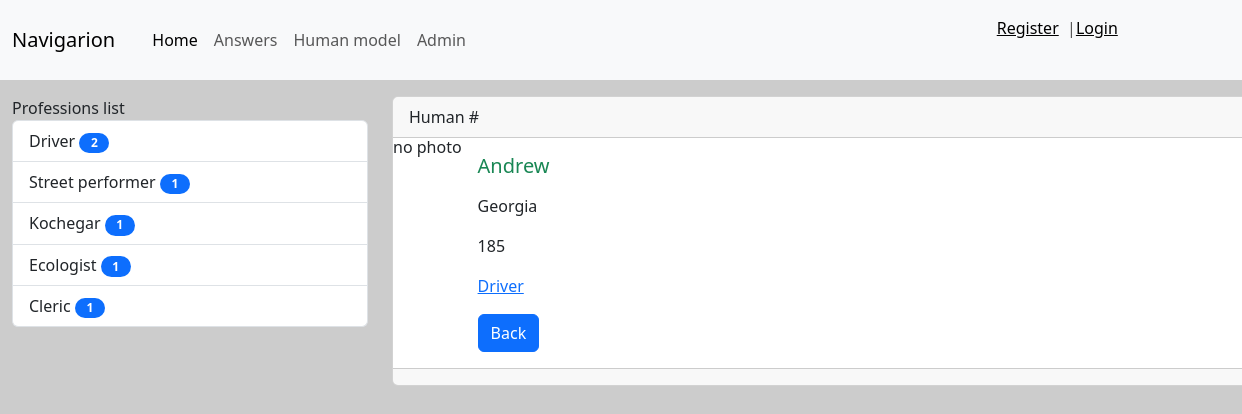
The page /answers/human/1 on the database its author committed.
### answers/models.py (models this page shows, shortened)
class Profession(models.Model):
    title = models.CharField(max_length=40)
    def __str__(self):
        return self.title
    def get_absolute_url(self):
        return reverse_lazy('Profession', kwargs={'profession_id': self.pk})
    class Meta:
        verbose_name = 'Profession'
        verbose_name_plural = 'Professions'
        ordering = ['title']

class Human(models.Model):
    name = models.CharField(max_length=40)
    height = models.IntegerField(null=True)
    address = models.CharField(max_length=100)
    description = models.CharField(max_length=300, null=True, blank=True, default='description here')
    photo = models.ImageField(upload_to='media/%Y/%m/%d', null=True, blank=True, default='')
    profession = models.ForeignKey('Profession', on_delete=models.PROTECT, null=True, blank=True)
    class Meta:
        verbose_name = 'Human'
        verbose_name_plural = 'Humans'

### answers/views.py (the view)
# urls.py: path('human/<int:pk>', ViewHuman.as_view(), name='View_human'),
class ViewHuman(DetailView):
    model = Human
    context_object_name = 'human_item'
    template_name = 'answers/view_human.html'

### answers/templatetags/professions_tags.py (called while the page is built)
@register.simple_tag(name='get_list_professions')
def getProfessions():
    return Profession.objects.all()

@register.inclusion_tag('answers/list_professions.html')
def showProfessions(arg1='Professions', arg2='list'):
    professions = Profession.objects.annotate(cnt=Count('human')).filter(cnt__gt=0)
    return {
        'professions': professions, 'arg1': arg1, 'arg2': arg2,
    }

### answers/templates/answers/view_human.html (shortened to what this page needs)
{% extends 'base.html' %}
{% block sidebar %}
{% include 'inc/_sidebarHM.html' %}
{% endblock %}
{% block content %}
<div class="card mb-3">
    <div class="card-header">
        Human #{{ item.id }}
    </div>
    <div class="media" style="display:flex">
        <div class="media-photo">
            {% if item.photo %}
            <img src="{{ item.photo.url }}" alt="Photo" class="mr-3" width="350">
            {% else %}
            <h6>no photo</h6>
            {% endif %}
        </div>
        <div class="media-body">
            <div class="card-body">
                <h5 class="card-title {% cycle 'text-success' 'text-danger' 'text-info' %}">{{ human_item.name }}</h5>
                {% autoescape off %}
                <p class="card-text">{{ human_item.address|truncatewords:60|linebreaks }}</p>
                <p class="card-text">{{ human_item.height|truncatewords:60|linebreaks }}</p>
                <p class="card-text"><a href="{{ human_item.profession.get_absolute_url }}">{{ human_item.profession }}</a></p>
                {% endautoescape%}
                <a href="javascript:window.history.back()" class="btn btn-primary">Back</a>
            </div>
        </div>
    </div>
    <div class="card-footer text-body-secondary">
    </div>
</div>
{% endblock %}

### templates/base.html (shortened to what this page needs)
{% include 'inc/_nav.html' %}
{% load static %}
{% load cache %}
<!doctype html>
<html lang="en">
<head>
    <link href="{% static 'bootstrap/css/bootstrap.min.css' %}" rel="stylesheet">
    <link href="{% static 'css/style.css' %}" rel="stylesheet">
</head>
<body>
<div class="container mt-3">
    <div class="row">
        <div class="col-md-4">
            {% block sidebar %}SIDEBAR{% endblock %}
        </div>
        <div class="col-md-8">
            {% block content %}CONTENT{% endblock %}
        </div>
</body>
</html>

### templates/inc/_nav.html (shortened to what this page needs)
<nav class="navbar navbar-expand-lg bg-body-tertiary">
    <div class="container-fluid">
        <a class="navbar-brand" href="{% url 'Start' %}">Navigarion</a>
        <div class="collapse navbar-collapse" id="navbarNav">
            <ul class="navbar-nav">
                <li class="nav-item">
                    <a class="nav-link active" aria-current="page" href="{% url 'Home' %}">Home</a>
                </li>
                <li>
                    <a class="nav-link" href="{% url 'Answers' %}">Answers</a>
                </li>
                <li>
                    <a class="nav-link" href="{% url 'Human' %}">Human model</a>
                </li>
                <li>
                    <a class="nav-link" href="http://127.0.0.1:8000/admin" target=”_blank”>Admin</a>
                </li>
            </ul>
        </div>
    </div>
    <span class="navbar-text">
        {% if request.user.is_authenticated and request.user.is_active %}
        <span class="auth">
            Welcome,&nbsp{{ user.username }}&nbsp&nbsp|&nbsp&nbsp<a href="{% url 'Logout' %}">Logout</a>
        </span>
        {% else %}
        <span class="noauth">
            <a href="{% url 'Register' %}">Register</a>&nbsp&nbsp|&nbsp&nbsp<a href="{% url 'Login' %}">Login</a>
        </span>
        {% endif %}
    </span>
</nav>

### templates/inc/_sidebarHM.html (shortened to what this page needs)
{% load professions_tags %}
{% showProfessions %}

### answers/templates/answers/list_professions.html
{% load professions_tags  %}
<div class="list-group">
    {{ arg1 }} {{ arg2 }}
    {% for prof in professions %}
    <a href="{{ prof.get_absolute_url }}" class="list-group-item list-group-item-action">{{ prof.title }}
        <span class="badge bg-primary rounded-pill">{{ prof.cnt }}</span></a>
    {% endfor %}
</div>

### djangoSnrg/static/css/style.css (style rules this page uses)
body { background-color: #ccc; }
.card { width: 70vw; }
.mt-3 { margin-left: 0px; width=80vw; }
.badge { width: 30px; color: white; }
.navbar-text { display: flex; margin-right: 10%; }
.navbar-brand { margin-right: 3%; }
.noauth { margin-right: 2%; display: flex; }

### rows shown on the page
Profession: title "Driver", cnt "2"
Profession: title "Street performer", cnt "1"
Profession: title "Kochegar", cnt "1"
Profession: title "Ecologist", cnt "1"
Profession: title "Cleric", cnt "1"
Human: name "Andrew", address "Georgia", height "185", profession "Driver"

### other values the page prints
{{ arg1 }} "Professions"
{{ arg2 }} "list"
